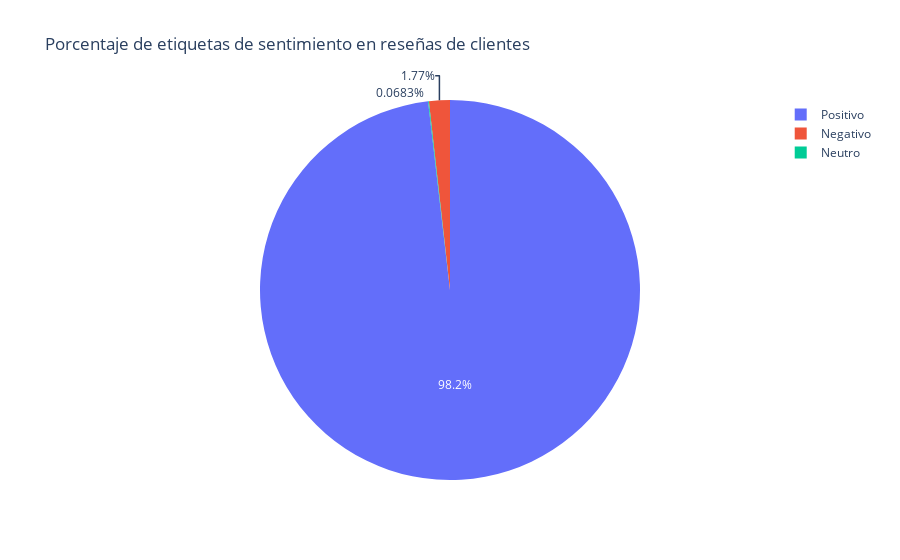

Notebook code for this chart:
### Markdown cell above
**Porcentajes de Sentimientos**

### Code cell
# Función para obtener la polaridad del sentimiento
def obtener_sentimiento(resena):
    return TextBlob(resena).sentiment.polarity

# Aplicar la función a la columna de contenido de reseñas
df['sentimiento'] = df['review_content'].apply(obtener_sentimiento)

# Clasificar el sentimiento según la polaridad
df['etiqueta_sentimiento'] = df['sentimiento'].apply(lambda x: 'Positivo' if x > 0 else ('Negativo' if x < 0 else 'Neutro'))

# Resumir los resultados en porcentaje
resumen_sentimiento = df['etiqueta_sentimiento'].value_counts(normalize=True) * 100

# Mostrar los resultados con porcentajes
print("Porcentaje de etiquetas de sentimiento (Porcentaje de reseñas):")
for etiqueta, porcentaje in resumen_sentimiento.items():
    print(f"{etiqueta}: {porcentaje:.2f}%")

# Visualizar la distribución de sentimientos con título actualizado
fig = px.pie(resumen_sentimiento, values=resumen_sentimiento.values, names=resumen_sentimiento.index,
             title='Porcentaje de etiquetas de sentimiento en reseñas de clientes')
fig.show()

### Figure 1 — Plotly figure (JSON) as saved in the notebook; plotly's stock layout.template omitted (floating-point values rounded to 4 significant figures)
{"data": [{"domain": {"x": [0, 1], "y": [0, 1]}, "hovertemplate": "etiqueta_sentimiento=%{label}<br>value=%{value}<extra></extra>", "labels": ["Positivo", "Negativo", "Neutro"], "legendgroup": "", "name": "", "showlegend": true, "type": "pie", "values": [98.16, 1.775, 0.06826]}], "layout": {"legend": {"tracegroupgap": 0}, "title": {"text": "Porcentaje de etiquetas de sentimiento en reseñas de clientes"}}}
